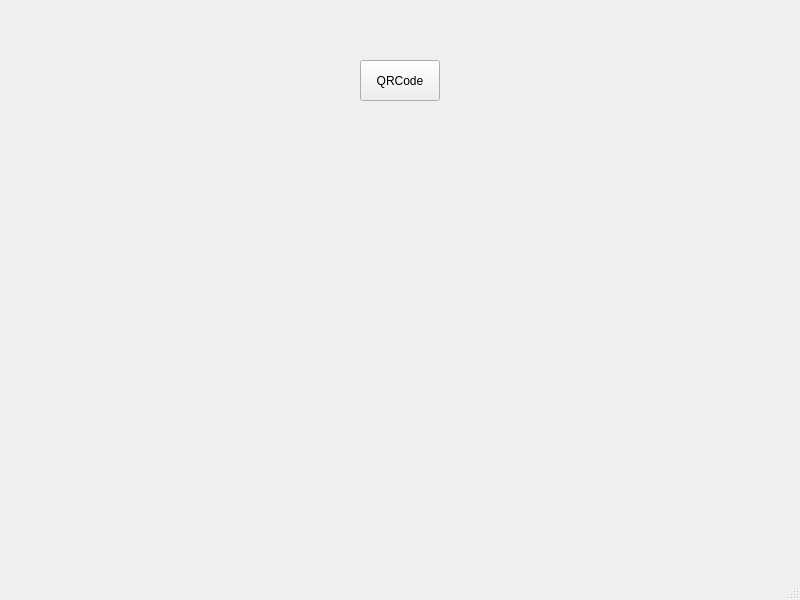
<?xml version="1.0" encoding="UTF-8"?>
<ui version="4.0">
 <class>MainWindow</class>
 <widget class="QMainWindow" name="MainWindow">
  <property name="geometry">
   <rect>
    <x>0</x>
    <y>0</y>
    <width>800</width>
    <height>600</height>
   </rect>
  </property>
  <property name="windowTitle">
   <string>MainWindow</string>
  </property>
  <widget class="QWidget" name="centralwidget">
   <widget class="QPushButton" name="modeButton">
    <property name="geometry">
     <rect>
      <x>360</x>
      <y>60</y>
      <width>80</width>
      <height>41</height>
     </rect>
    </property>
    <property name="text">
     <string>QRCode</string>
    </property>
   </widget>
  </widget>
  <widget class="QMenuBar" name="menubar">
   <property name="geometry">
    <rect>
     <x>0</x>
     <y>0</y>
     <width>800</width>
     <height>21</height>
    </rect>
   </property>
  </widget>
  <widget class="QStatusBar" name="statusbar"/>
 </widget>
 <resources/>
 <connections/>
</ui>
